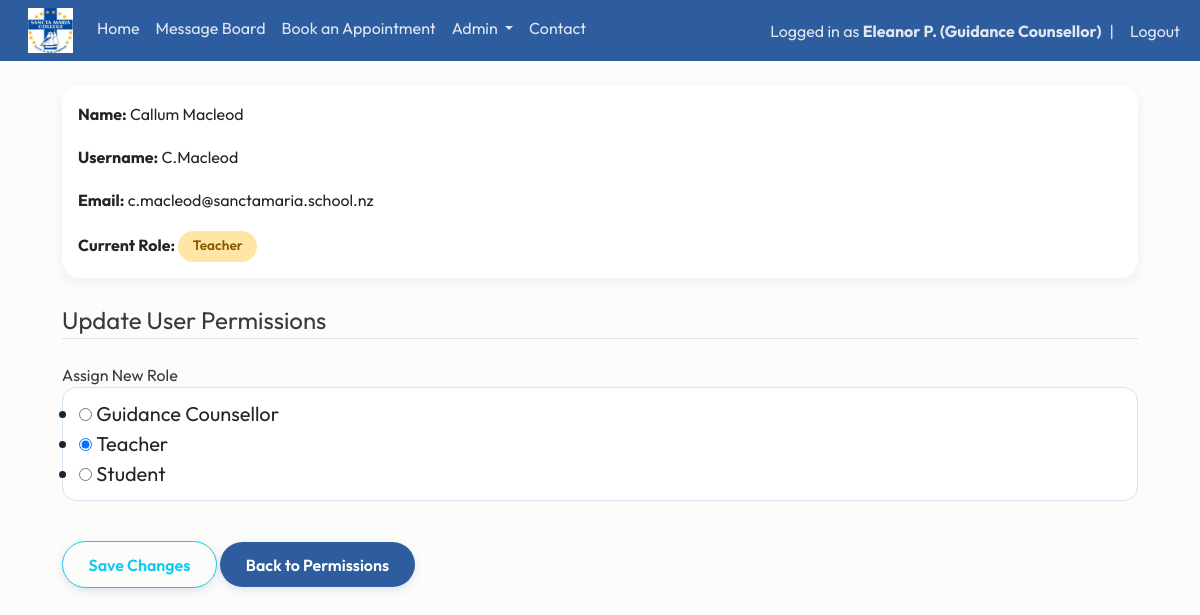
Page /update-user/10 (signed in) on the committed database.
### website/models.py (models this page shows)
class User(db.Model, UserMixin):
    id = db.Column(db.Integer, primary_key=True)
    email = db.Column(db.String(150), unique=True)
    fname = db.Column(db.String(20))
    lname = db.Column(db.String(20))
    username = db.Column(db.String(150), unique=True)
    role = db.Column(db.String(150))
    password = db.Column(db.String(150))
    date_created = db.Column(db.DateTime(timezone=True), default=func.now())
    posts = db.relationship("Post", backref="user", cascade="all, delete-orphan")
    comments = db.relationship("Comment", backref="user", cascade="all, delete-orphan")
    likes = db.relationship("Like", backref="user", cascade="all, delete-orphan")
    appointments = db.relationship('Appointment', foreign_keys="Appointment.counsellor_id", back_populates="counsellor")

### website/views.py (the view)
@views.route("/update-user/<id>", methods=['GET', 'POST'])
@login_required
def update_user(id):
    if current_user.role not in ["Teacher", "Guidance Counsellor"]:
        flash("Access Denied", category='error')
        return redirect(url_for('views.home'))
    user = User.query.filter_by(id=id).first()
    form = UserPermissionUpdateForm()
    if form.validate_on_submit():
        user.role = form.role.data
        db.session.commit()
        flash("User Permissions Updated!", category="success")
        return redirect(url_for('views.permissions'))
    elif request.method =='GET':
        form.role.data = user.role
    return render_template("update_permissions.html", form=form, user=current_user, selected_user=user)

### website/forms.py
class UserPermissionUpdateForm(FlaskForm):
    role = RadioField("Assign New Role", choices=[('Guidance Counsellor'), ('Teacher'), ('Student')],validators=[DataRequired()])
    submit = SubmitField('Save Changes')

### website/__init__.py (called while the page is built)
def create_app():
    app = Flask(__name__)
    app.config['SECRET_KEY'] = "DQiAlMIU5u5eeLDw4KPMHx4d"
    app.config['SQLALCHEMY_DATABASE_URI'] = f'sqlite:///{DB_NAME}'
    db.init_app(app)
    from .views import views
    from .auth import auth
    app.register_blueprint(views, url_prefix="/")
    app.register_blueprint(auth, url_prefix="/")
    from .models import User, Post
    with app.app_context():
        db.create_all()
    login_manager = LoginManager()
    login_manager.login_view = "auth.login"
    login_manager.init_app(app)
    @login_manager.user_loader
    def load_user(id):
        return User.query.get(int(id))
    return app

### website/templates/update_permissions.html (shortened to what this page needs)
{% extends "template.html" %} {% block title %} Update User Permissions {% endblock %}
{% block content %}
<div class="container">
<br/>
    <div class="content-section">
        <form method="POST" action="">
            <div class="card mb-4">
                <div class="card-body">
                    <p><strong>Name:</strong>
                        {{ selected_user.fname }}
                        {{ selected_user.lname }}
                    </p>
                    <p><strong>Username:</strong>
                        {{ selected_user.username }}
                    </p>
                    <p><strong>Email:</strong>
                        {{ selected_user.email }}
                    </p>
                    <p class="mb-0">
                        <strong>Current Role:</strong>
                        {% if selected_user.role == "Student" %}
                            <span class="badge bg-success">Student</span>
                        {% elif selected_user.role == "Teacher" %}
                            <span class="badge bg-warning">Teacher</span>
                        {% else %}
                            <span class="badge bg-primary">Guidance Counsellor</span>
                        {% endif %}
                    </p>
                </div>
            </div>
            <fieldset class="form-group">
                <legend class="border-bottom mb-4">Update User Permissions</legend>
                <div class="form-group">
                    {{ form.role.label(class="form-control-label") }}
                    {% if form.role.errors %}
                        {{ form.role(class="form-control form-control-lg is-invalid") }}
                        <div class="invalid-feedback">
                            {% for error in form.role.errors %}
                                <span>{{ error }}</span>
                            {% endfor %}
                        </div>
                    {% else %}
                        {{ form.role(class="form-control form-control-lg") }}
                    {% endif %}
                </div>
            </fieldset>
            <br/>
                <div class="form-group">
                {{ form.submit(class="btn btn-outline-info") }}
                    <a href="/permissions">
                        <button class="btn btn-primary" type="button"> Back to Permissions </button>
                    </a>
                </div>
        </form>
    </div>
</div>
 {% endblock %}

### website/templates/template.html (shortened to what this page needs)
<!DOCTYPE html>
<html>
    <head>
        <link href="https://cdn.jsdelivr.net/npm/bootstrap@5.3.8/dist/css/bootstrap.min.css" rel="stylesheet">
        <link rel="stylesheet" type="text/css" href="{{ url_for('static', filename='main.css') }}">
    </head>
    <body>
        <nav class="navbar navbar-expand-lg sticky-top">
            <div class="container-fluid">
              <div class="collapse navbar-collapse" id="navbarSupportedContent">
                <ul class="navbar-nav me-auto mb-2 mb-lg-0">
                  <li class="nav-item">
                      <a class="navbar-brand" href="/home">
                          <img src="{{ url_for('static', filename='img/schoollogo.jpg') }}" width="45px" height="45px">
                      </a>
                  </li>
                  <li class="nav-item">
                      <a class="nav-link {% if request.path == '/home' %}active{% endif %}" href="/home">Home</a>
                  </li>
                  {% if user.is_authenticated %}
                  <li class="nav-item">
                    <a class="nav-link {% if request.path == '/blog' %}active{% endif %}" href="/blog">Message Board</a>
                  </li>
                  <li class="nav-item">
                      <a class="nav-link {% if request.path == '/book-appointment' %}active{% endif %}" href="/book-appointment">Book an Appointment</a>
                  </li>
                  {% if current_user.role in ["Guidance Counsellor", "Teacher"] %}
                  <li class="nav-item dropdown">
                      <a class="nav-link dropdown-toggle {% if request.path in ['/notifications', '/permissions'] %}active{% endif %}"
                        href="#"
                        role="button"
                        data-bs-toggle="dropdown"
                        aria-expanded="false">
                            Admin
                      </a>
                  </li>
                  {% endif %}
                  {% endif %}
                  <li class="nav-item">
                      <a class="nav-link {% if request.path == '/contact' %}active{% endif %}" href="/contact">Contact</a>
                  </li>
                </ul>
                <ul class="navbar-nav ms-auto align-items-center">
                {% if user.is_authenticated %}
                <li class="nav-item">
                    <span class="navbar-text">
                        Logged in as <strong>{{ user.fname }} {{ user.lname[0] }}. ({{ user.role }})</strong>
                    </span>
                </li>
                <li class="nav-item mx-2">
                    <span class="navbar-text">|</span>
                </li>
                <li class="nav-item">
                    <a class="nav-link py-0" href="/logout">Logout</a>
                </li>
                {% endif %}
                </ul>
              </div>
            </div>
          </nav>
        <main>{% block content %} {% endblock %}</main>
      </body>
</html>

### website/static/main.css (style rules this page uses)
:root { --navy: #2E5D9F; --blue: #5D8CC7; --seafoam: #e7f3fc; --light-blue: #F5FAFE; --cream: #FCFCFA; --text: #343A40; --danger: #C86B6B; --radius: 18px; --section-padding: 6rem; }
.navbar { background-color:var(--navy); }
.navbar .nav-link, .navbar .navbar-text { color: rgba(255,255,255,0.85); transition: 0.2s ease; }
body { background-color: var(--cream); color: var(--text); font-family: 'Outfit', Arial, sans-serif; }
p { line-height:1.7; }
.container { max-width: 1100px; }
.card { border: none; border-radius: var(--radius); box-shadow: 0 4px 14px rgba(0,0,0,0.06); transition: transform 0.25s ease, box-shadow 0.25s ease; }
.badge { padding: .55rem .9rem; border-radius: 20px; font-size: .85rem; font-weight: 600; }
.bg-warning { background:#FFE6A7 !important; color:#8A5A00 !important; }
.btn { border-radius: 30px; padding: .65rem 1.6rem; font-weight: 600; transition: all .25s ease; box-shadow: 0 3px 10px rgba(46,93,159,.15); }
.btn-primary { background: var(--navy); border: none; color: white; }
form { padding-bottom:1rem; }
.form-control, .form-select { border-radius:14px; border:1px solid #D5E5F3; padding:.7rem 1rem; }

### rows in the picture
User: fname "Eleanor", lname "P", role "Guidance Counsellor"
User: fname "Callum", lname "Macleod", username "C.Macleod", email "c.macleod@sanctamaria.school.nz", role "☐ Guidance Counsellor ☑ Teacher ☐ Student"
